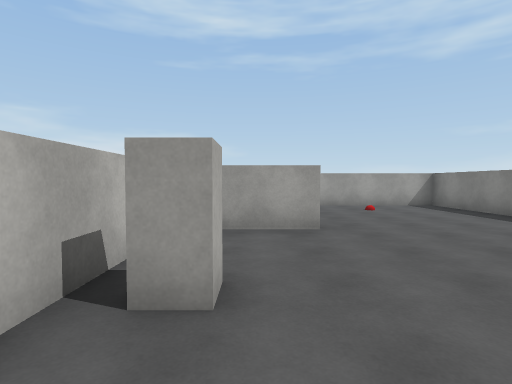
View 1 (above)

24 first-person views from a walk through a scene from a Unity 3-D project. The camera is 1.5 m above the floor, tilts 2° down and sees 80° across. The floor is counted in squares, 2 m on a side. Each view is taken from the middle of a square. On the plan, view 1 faces up. The plan holds only what a view shows up to about 10 squares ahead; the rest is blank. The player is left out. Surface patterns are stand-ins for the level's own textures.

View 2
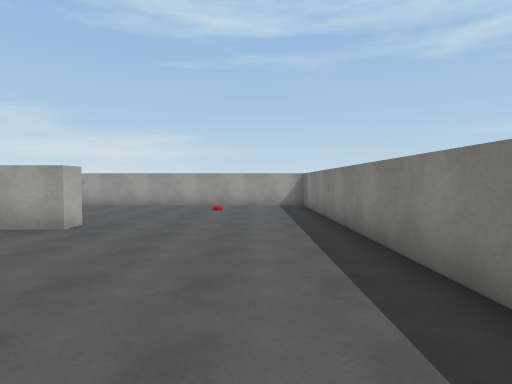

View 3
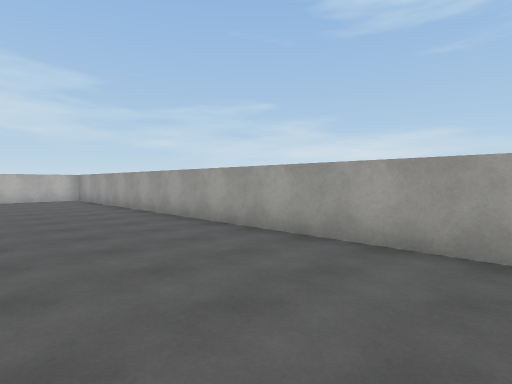

View 4
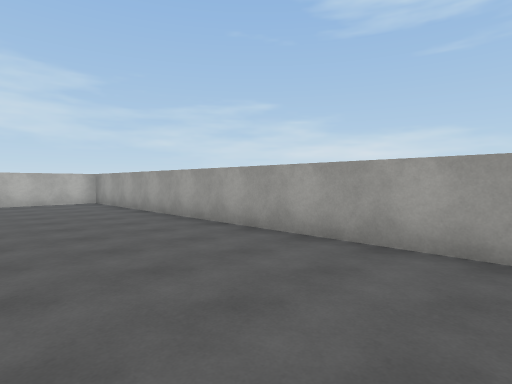

View 5
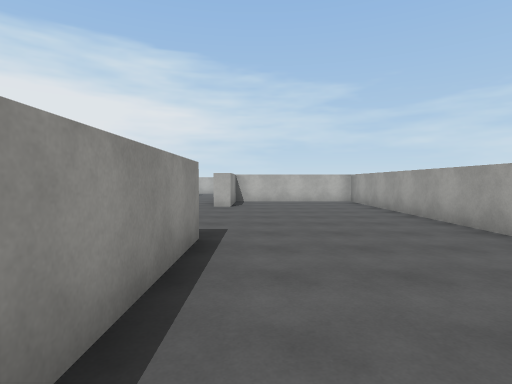

View 6
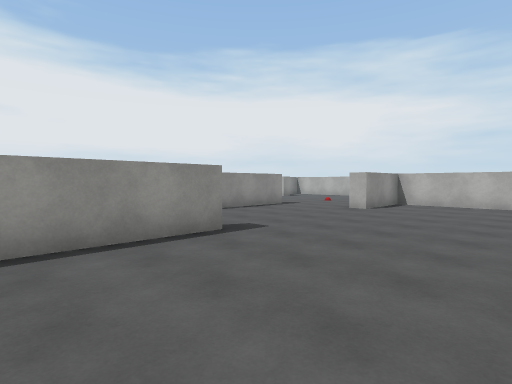

View 7
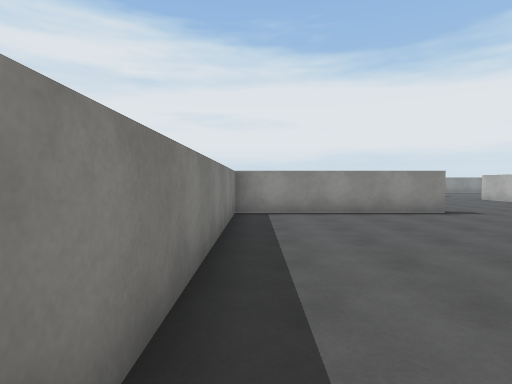

View 8
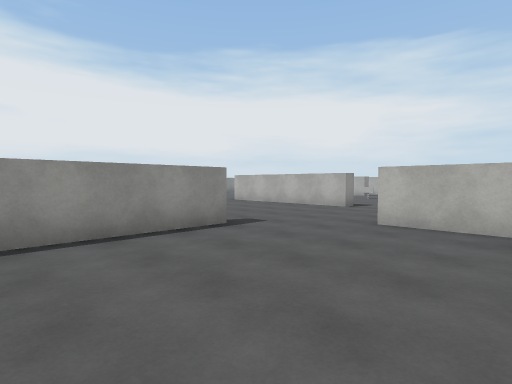

View 9
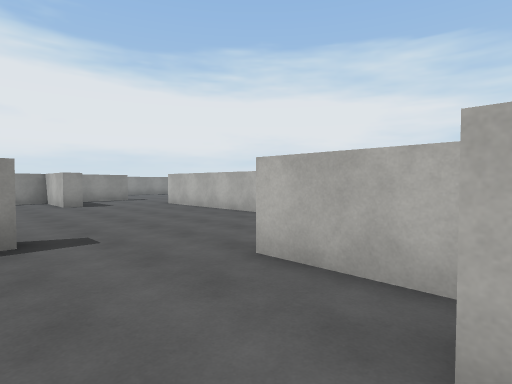

View 10
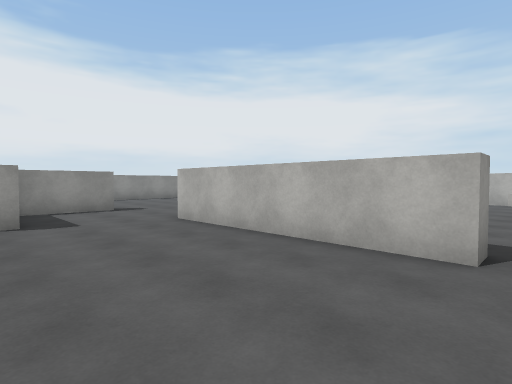

View 11
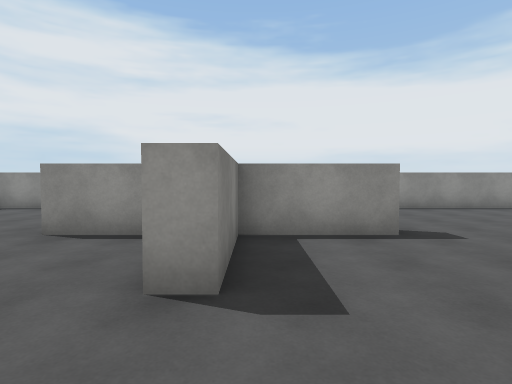

View 12
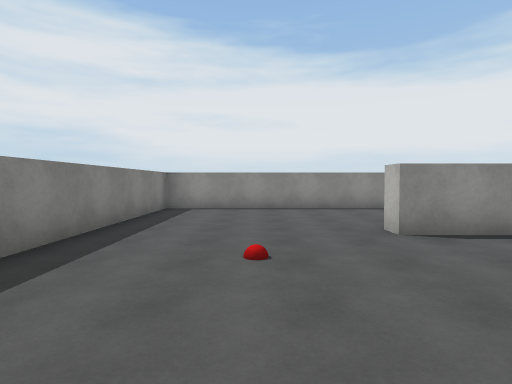

View 13
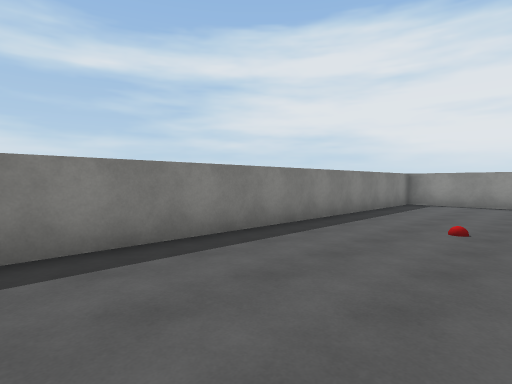

View 14
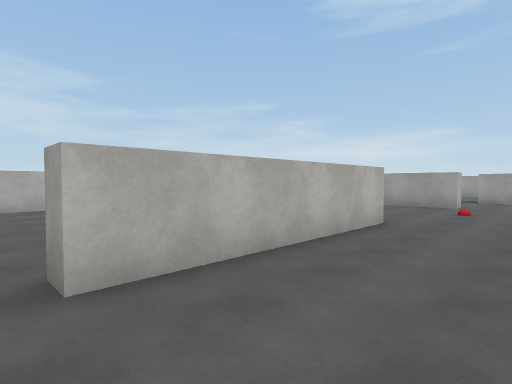

View 15
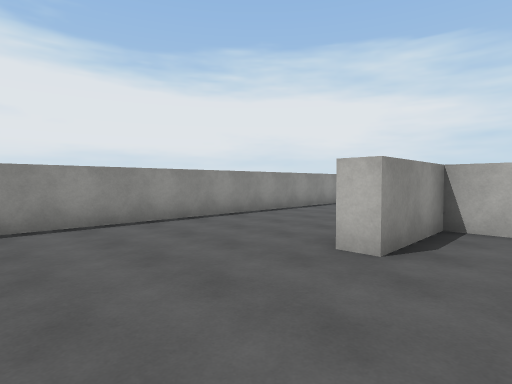

View 16
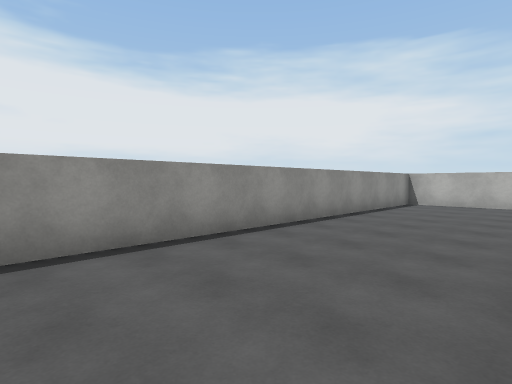

View 17
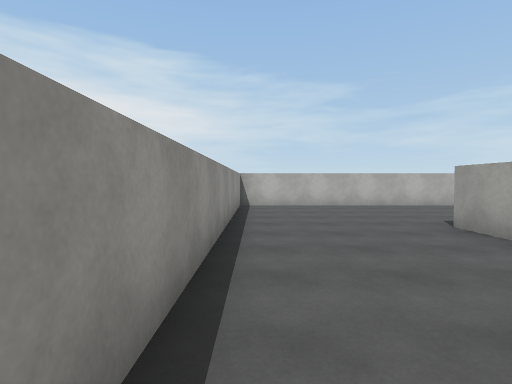

View 18
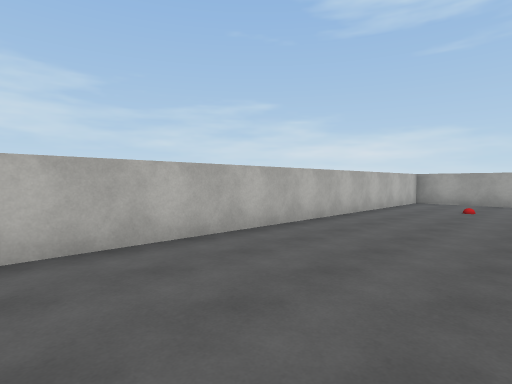

View 19
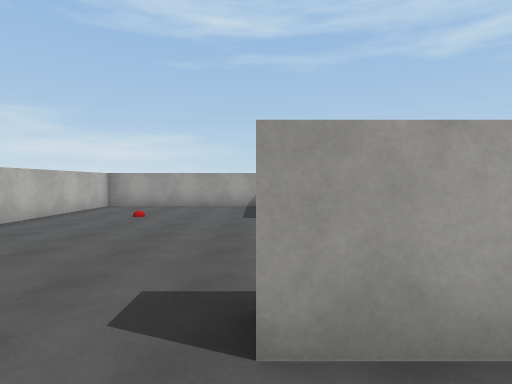

View 20
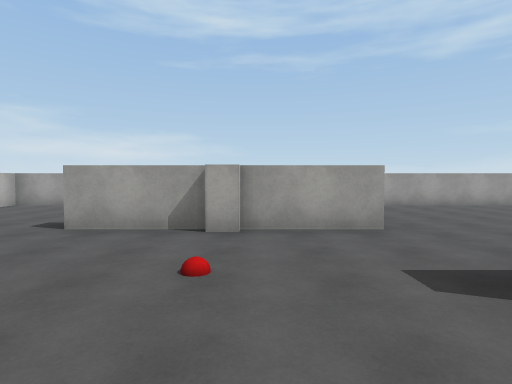

View 21
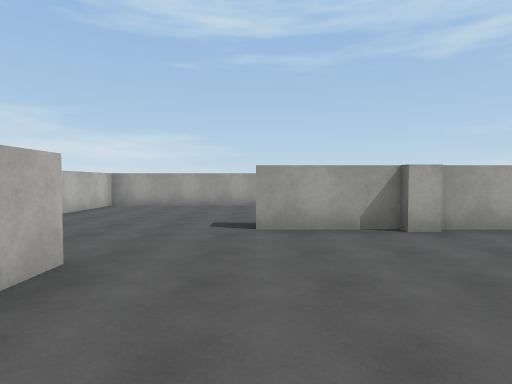

View 22
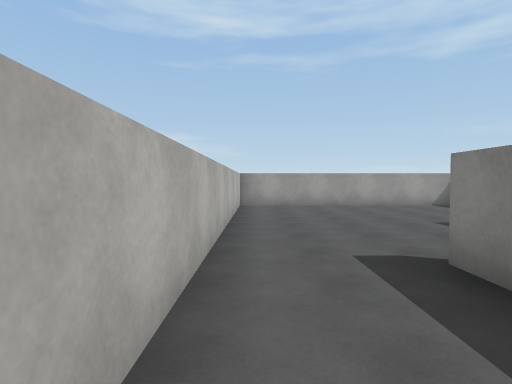

View 23
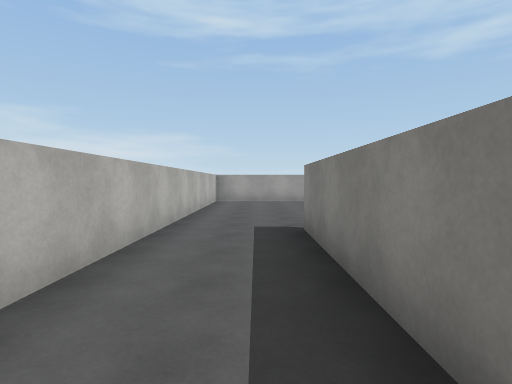

View 24
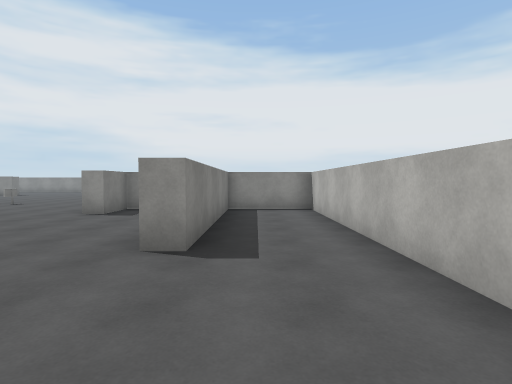

### Floor plan
Ten units are one square. View 1 is at (0, 0); x grows to the right and y downward. Boxes are objects, and circles mark ways between rooms. Rooms are numbered by the first view taken in them; rooms with no view inside come last. Other rooms are left out.
<svg viewBox="-190 -100 250 250">
<path fill="none" stroke="#000" d="M10 -52 10 -47 -6 -47M-30 -47 -35 -47M-13 -30 -13 2M-40 -53 -8 -53M-84 -23 -64 -23M4 22 55 22 55 -95 -106 -95M-113 -90 -113 -53 -90 -53 -90 -47M-113 62 -113 72M-49 25 -43 25 -43 75 -48 75M-130 30 -130 36M-113 94 -113 102 -90 102 -90 108M-135 22 -135 10 -130 10M-140 27 -185 27 -185 145 -60 145M-40 102 -18 102 -18 80 -13 80 -13 99M-128 107 -140 107M-40 -22 -40 -18 -60 -18M-10 102 10 102 10 108M-90 -47 -112 -47M-111 -45 -118 -45M-116 -47 -140 -47M-6 145 55 145 55 42M-119 -95 -185 -95 -185 22 -162 22 -162 -28 -157 -28 -157 -20"/>
<rect x="-5" y="-25" width="10" height="10" fill="#bbb"><title>block</title></rect>
<rect x="-95" y="35" width="10" height="10" fill="#bbb"><title>other object</title></rect>
<rect x="-95" y="15" width="10" height="10" fill="#bbb"><title>other object</title></rect>
<circle cx="-25" cy="-20" r="3" fill="#2a7"/>
<circle cx="-5" cy="15" r="3" fill="#2a7"/>
<circle cx="-90" cy="-35" r="3" fill="#2a7"/>
<text x="-10" y="-60">1</text>
<text x="-80" y="50">2</text>
</svg>
Room 1 opens to room 2.

Where each view was taken, in squares from view 1:
view 1: 0 up, 0 right, facing up
view 2: 0 up, 4 right, facing up
view 3: 6 up, 2 right, facing up-left
view 4: 6 up, 0 right, facing up-left
view 5: 6 up, 0 right, facing left
view 6: 9 up, 1 left, facing down-left
view 7: 5 up, 5 right, facing down
view 8: 2 up, 4 right, facing down-left
view 9: 2 up, 1 right, facing down-left
view 10: 2 down, 1 left, facing down-left
view 11: 6 down, 2 left, facing down
view 12: 6 down, 3 right, facing down
view 13: 4 down, 2 right, facing down-right
view 14: 8 down, 2 left, facing up-left
view 15: 9 down, 6 left, facing down-left
view 16: 11 down, 8 left, facing down-left
view 17: 14 down, 9 left, facing left
view 18: 14 down, 15 left, facing up-left
view 19: 12 down, 14 left, facing up
view 20: 0 up, 11 left, facing up
view 21: 0 up, 14 left, facing up
view 22: 0 up, 18 left, facing up
view 23: 2 down, 17 left, facing up
view 24: 6 up, 17 left, facing down
